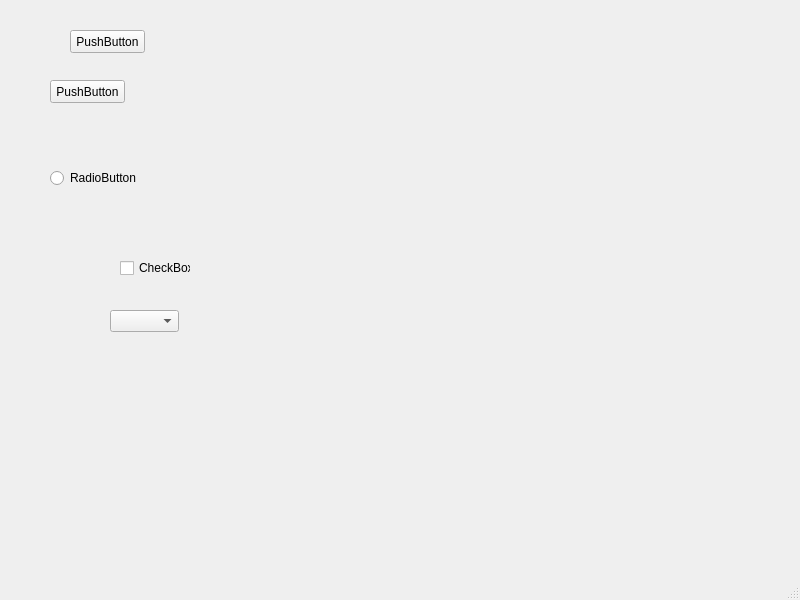
<?xml version="1.0" encoding="UTF-8"?>
<ui version="4.0">
 <class>MainWindow</class>
 <widget class="QMainWindow" name="MainWindow">
  <property name="geometry">
   <rect>
    <x>0</x>
    <y>0</y>
    <width>800</width>
    <height>600</height>
   </rect>
  </property>
  <property name="windowTitle">
   <string>MainWindow</string>
  </property>
  <widget class="QWidget" name="centralwidget">
   <widget class="QPushButton" name="pushButton">
    <property name="geometry">
     <rect>
      <x>70</x>
      <y>30</y>
      <width>75</width>
      <height>23</height>
     </rect>
    </property>
    <property name="text">
     <string>PushButton</string>
    </property>
   </widget>
   <widget class="QPushButton" name="pushButton_2">
    <property name="geometry">
     <rect>
      <x>50</x>
      <y>80</y>
      <width>75</width>
      <height>23</height>
     </rect>
    </property>
    <property name="text">
     <string>PushButton</string>
    </property>
   </widget>
   <widget class="QRadioButton" name="radioButton">
    <property name="geometry">
     <rect>
      <x>50</x>
      <y>170</y>
      <width>89</width>
      <height>16</height>
     </rect>
    </property>
    <property name="text">
     <string>RadioButton</string>
    </property>
   </widget>
   <widget class="QCheckBox" name="checkBox">
    <property name="geometry">
     <rect>
      <x>120</x>
      <y>260</y>
      <width>71</width>
      <height>16</height>
     </rect>
    </property>
    <property name="text">
     <string>CheckBox</string>
    </property>
   </widget>
   <widget class="QComboBox" name="comboBox">
    <property name="geometry">
     <rect>
      <x>110</x>
      <y>310</y>
      <width>69</width>
      <height>22</height>
     </rect>
    </property>
   </widget>
  </widget>
  <widget class="QMenuBar" name="menubar">
   <property name="geometry">
    <rect>
     <x>0</x>
     <y>0</y>
     <width>800</width>
     <height>23</height>
    </rect>
   </property>
  </widget>
  <widget class="QStatusBar" name="statusbar"/>
 </widget>
 <resources/>
 <connections/>
</ui>
